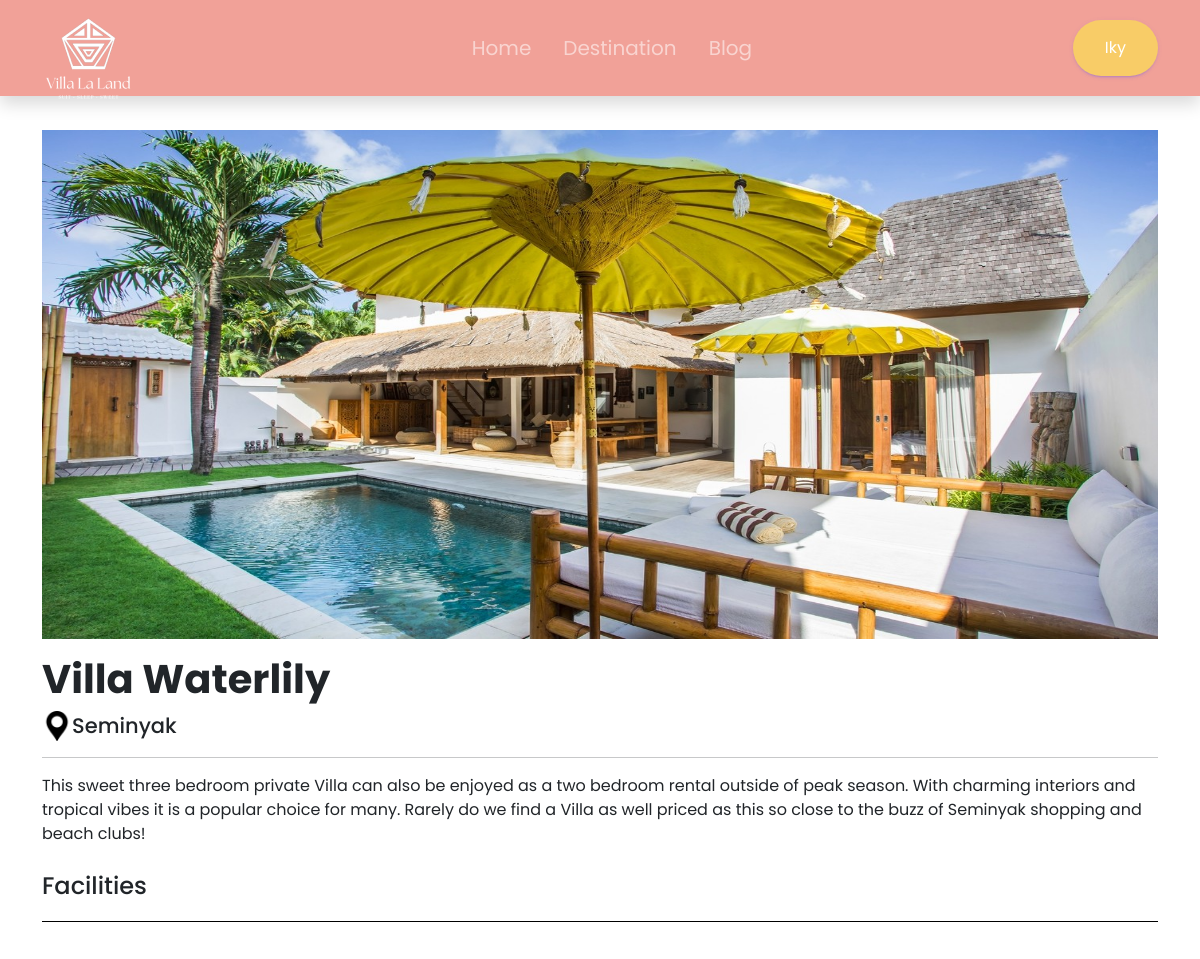
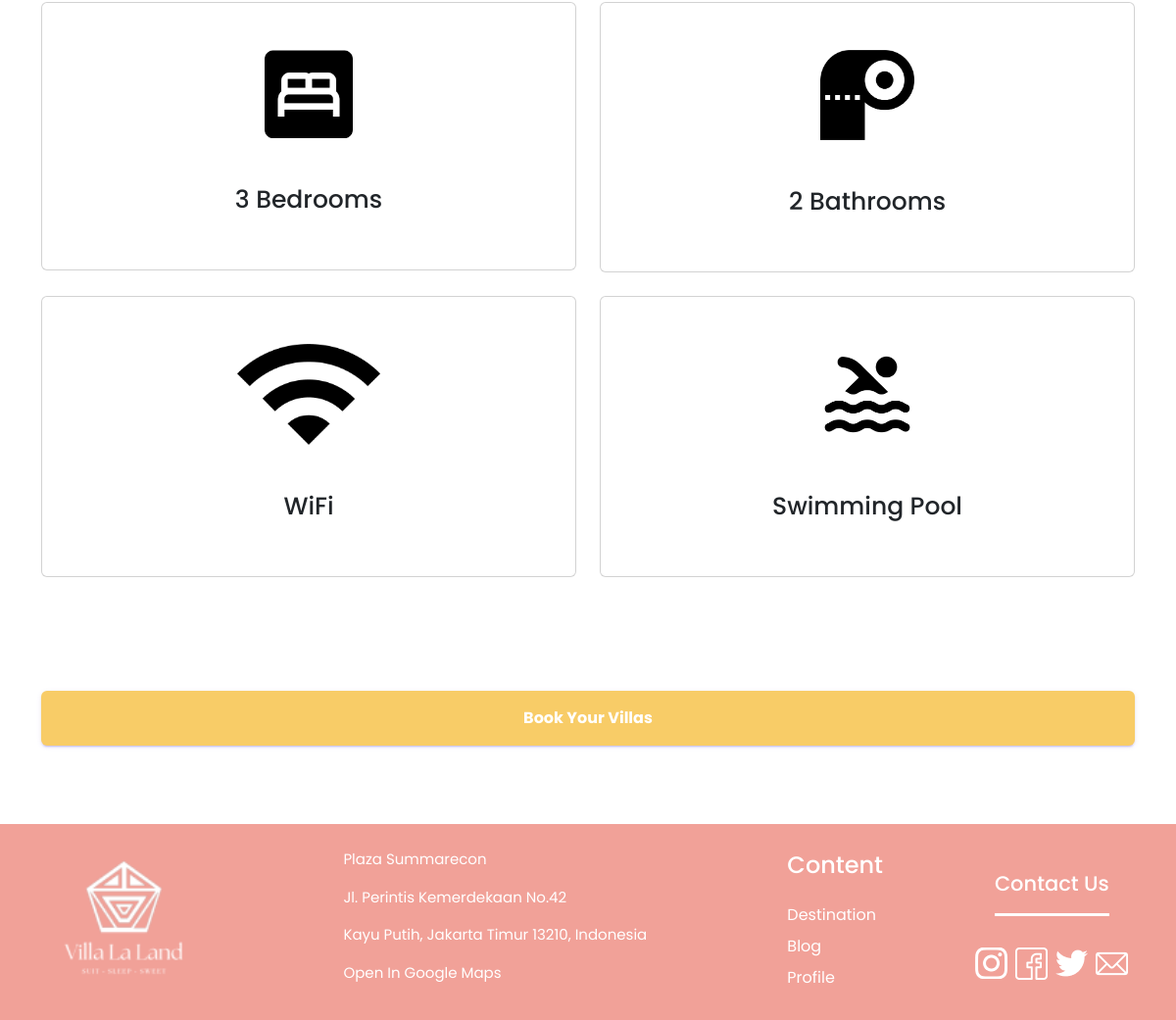
Screenshot of /destination3.php?room_id=1 (signed in) with the database file from the repository (2 pictures, top to bottom).
### tables this page shows
CREATE TABLE `room` (
  `room_id` int(11) NOT NULL,
  `room_name` varchar(50) NOT NULL,
  `room_place` varchar(255) NOT NULL,
  `description` text NOT NULL,
  `price` int(12) NOT NULL,
  `photo` varchar(100) NOT NULL,
  `bedroom` varchar(255) NOT NULL,
  `bathroom` varchar(255) NOT NULL,
  `wifi` varchar(255) NOT NULL,
  `pool` varchar(255) NOT NULL
);

### destination3.php (the view, shortened to what this page needs)
<!DOCTYPE html>
<html lang="en">
<head>
  <link href="https://cdn.jsdelivr.net/npm/bootstrap@5.2.3/dist/css/bootstrap.min.css" rel="stylesheet">
  <link rel="stylesheet" href="./assets/css/style.css">
</head>
<body>
  <?php include "header.php" ?>
  <main style="margin-top:50px;">
    <?php
      require_once 'koneksi.php';
      $query = $koneksi->query("SELECT * FROM `room` where room_id = '$_GET[room_id]'") or die(mysql_error());
      while($fetch = $query->fetch_array()){
      ?>
    <section class="hero-destination pt-80">
      <div class="container">
        <img src="<?php echo $fetch['photo'] ?>" style="width: 509px; height: 509px; object-fit: fill;" class="d-block w-100" alt="">
      </div>
    </section>
    <section class="desc">
      <div class="container">
        <h1 class="fw-bold mt-3"><?php echo $fetch['room_name'] ?></h1>
        <div class="row">
          <div class="d-flex col-md-1 justify-content-start" >
            <img src="assets/img/tool.png" alt="place"  style="width:30px;">
          </div>
          <div class="col-lg" style="margin-left: -65px;" >
            <h3 class="card-title"><?php echo $fetch['room_place'] ?></h3>
          </div>
        </div>
        <hr>
        <div class="row">
          <div class="col">
            <p>
              <?php echo $fetch['description'] ?>
            </p>
          </div>
        </div>
      </div>
      <?php } ?>
    </section>
    <section class="facilities" style="margin-top:10px;">
      <?php
      require_once 'koneksi.php';
      $query = $koneksi->query("SELECT * FROM `room` where room_id = '$_GET[room_id]'") or die(mysql_error());
      while($fetch = $query->fetch_array()){
      ?>
      <div class="container">
        <h4  style="margin-bottom:20px;">Facilities</h4>
        <div class="row g-4">
          <div class="col-md-6 col-sm-12">
            <div class=" card d-flex justify-content-center align-items-center p-5">
              <img src="assets/img/bedroom.png" style="width : 20%; height : 20%;" alt="">
              <br><br>
              <h3 style="font-weight: 500; font-size: 25px"><?php echo $fetch['bedroom'] ?></h3>
            </div>
          </div>
          <div class="col-md-6 col-sm-12">
            <div class="card d-flex justify-content-center align-items-center p-5">
              <img src="assets/img/bathroom.png" style="width : 21.5%; height : 21.5%;" alt="">
              <br><br>
              <h3 style="font-weight: 500; font-size: 25px"><?php echo $fetch['bathroom'] ?></h3>
            </div>
          </div>
          <div class="col-md-6 col-sm-12">
            <div class="card d-flex justify-content-center align-items-center p-5">
              <img src="assets/img/wifi.png" style="width : 32.4%; height : 32.4%;" alt="">
              <br><br>
              <h3 style="font-weight: 500; font-size: 25px"><?php echo $fetch['wifi'] ?></h3>
            </div>
          </div>
          <div class="col-md-6 col-sm-12">
            <div class="card d-flex justify-content-center align-items-center p-5">
              <img src="assets/img/pool.png" style="width : 23%; height : 23%;" alt="">
              <br><br>
              <h3 style="font-weight: 500; font-size: 25px"><?php echo $fetch['pool'] ?></h3>
            </div>
          </div>
        </div>
      </div>
      <?php } ?>
    </section>
    <section class="search pt-5 mt-5">
      <div class="container">
        <div class="row">
          <div class="col" style="margin:20px 0 50px;">
                <div class="col-12">
                  <a href="billing.php?room_id=<?php echo $_GET['room_id']?>" class="btn btn-primary fw-bold w-100">Book Your Villas</a>
                </div>
          </div>
        </div>
      </div>
    </section>
    <?php include "footer.php" ?>
  </main>
</body>
</html>

### assets/css/style.css (style rules this page uses)
* { font-family: 'Poppins', sans-serif; }
html { scroll-behavior: smooth; }
h3 { line-height: 30px; font-size: 21px }
.btn-primary, .btn-primary.disabled { background: #7460ee; border: 1px solid #7460ee; -webkit-box-shadow: 0 2px 2px 0 rgba(116, 96, 238, 0.14), 0 3px 1px -2px rgba(116, 96, 238, 0.2), 0 1px 5px 0 rgba(116, 96, 238, 0.12); box-shadow: 0 2px 2px 0 rgba(116, 96, 238, 0.14), 0 3px 1px -2px rgba(116, 96, 238, 0.2), 0 1px 5px 0 rgba(116, 96, 238, 0.12); -webkit-transition: 0.2s ease-in; -o-transition: 0.2s ease-in; transition: 0.2s ease-in }
.pt-80 { padding: 80px 0 0 0; }
.btn-primary { background: #f8cc67 !important; color: white !important; border: none !important; outline: none !important; padding: 16px 32px; }
html, body, main, .testimonials, .container { position: relative; height: 100%; }

### rows the page displays
room: photo (picture), room_name "Villa Waterlily", room_place "Seminyak", description "This sweet three bedroom private Villa can also be enjoyed as a two bedroom rental outside of peak season. With charming interiors and tropical vibes it is a popular choice for many. Rarely do we find a Villa as well priced as this so close to the buzz of Seminyak shopping and beach clubs!", bedroom "3 Bedrooms", bathroom "2 Bathrooms", wifi "WiFi", pool "Swimming Pool"

### other values shown
$username "Iky"
